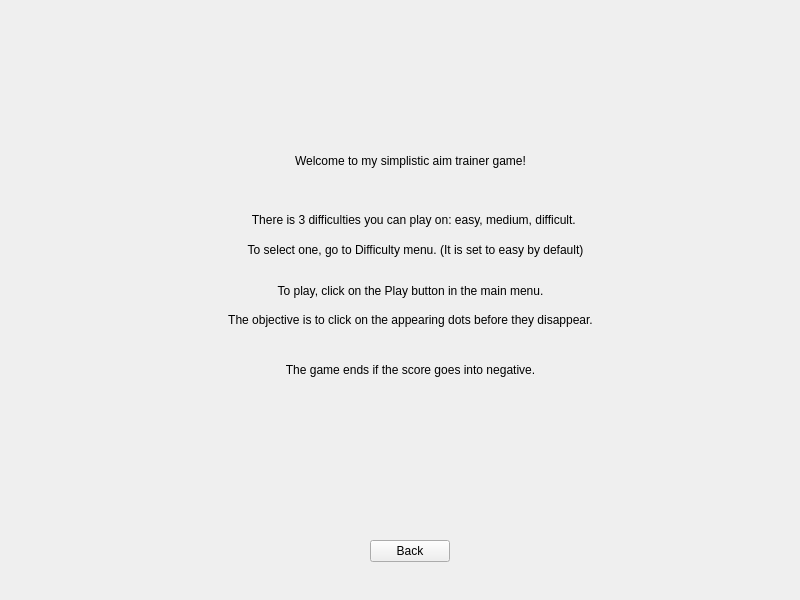
<?xml version="1.0" encoding="UTF-8"?>
<ui version="4.0">
 <class>About</class>
 <widget class="QWidget" name="About">
  <property name="geometry">
   <rect>
    <x>0</x>
    <y>0</y>
    <width>800</width>
    <height>600</height>
   </rect>
  </property>
  <property name="windowTitle">
   <string>Form</string>
  </property>
  <widget class="QPushButton" name="pushButton">
   <property name="geometry">
    <rect>
     <x>370</x>
     <y>540</y>
     <width>80</width>
     <height>22</height>
    </rect>
   </property>
   <property name="text">
    <string>Back</string>
   </property>
  </widget>
  <widget class="QLabel" name="label">
   <property name="geometry">
    <rect>
     <x>220</x>
     <y>150</y>
     <width>381</width>
     <height>21</height>
    </rect>
   </property>
   <property name="text">
    <string>Welcome to my simplistic aim trainer game!</string>
   </property>
   <property name="alignment">
    <set>Qt::AlignCenter</set>
   </property>
  </widget>
  <widget class="QLabel" name="label_2">
   <property name="geometry">
    <rect>
     <x>130</x>
     <y>210</y>
     <width>571</width>
     <height>20</height>
    </rect>
   </property>
   <property name="text">
    <string>There is 3 difficulties you can play on: easy, medium, difficult. </string>
   </property>
   <property name="alignment">
    <set>Qt::AlignCenter</set>
   </property>
  </widget>
  <widget class="QLabel" name="label_3">
   <property name="geometry">
    <rect>
     <x>110</x>
     <y>240</y>
     <width>611</width>
     <height>20</height>
    </rect>
   </property>
   <property name="text">
    <string>To select one, go to Difficulty menu. (It is set to easy by default)</string>
   </property>
   <property name="alignment">
    <set>Qt::AlignCenter</set>
   </property>
  </widget>
  <widget class="QLabel" name="label_4">
   <property name="geometry">
    <rect>
     <x>220</x>
     <y>280</y>
     <width>381</width>
     <height>21</height>
    </rect>
   </property>
   <property name="text">
    <string>To play, click on the Play button in the main menu.</string>
   </property>
   <property name="alignment">
    <set>Qt::AlignCenter</set>
   </property>
  </widget>
  <widget class="QLabel" name="label_5">
   <property name="geometry">
    <rect>
     <x>110</x>
     <y>310</y>
     <width>601</width>
     <height>20</height>
    </rect>
   </property>
   <property name="text">
    <string>The objective is to click on the appearing dots before they disappear.</string>
   </property>
   <property name="alignment">
    <set>Qt::AlignCenter</set>
   </property>
  </widget>
  <widget class="QLabel" name="label_6">
   <property name="geometry">
    <rect>
     <x>230</x>
     <y>360</y>
     <width>361</width>
     <height>20</height>
    </rect>
   </property>
   <property name="text">
    <string>The game ends if the score goes into negative.</string>
   </property>
   <property name="alignment">
    <set>Qt::AlignCenter</set>
   </property>
  </widget>
 </widget>
 <resources/>
 <connections>
  <connection>
   <sender>pushButton</sender>
   <signal>pressed()</signal>
   <receiver>About</receiver>
   <slot>backToMenu()</slot>
   <hints>
    <hint type="sourcelabel">
     <x>414</x>
     <y>551</y>
    </hint>
    <hint type="destinationlabel">
     <x>356</x>
     <y>537</y>
    </hint>
   </hints>
  </connection>
 </connections>
 <slots>
  <slot>backToMenu()</slot>
 </slots>
</ui>
